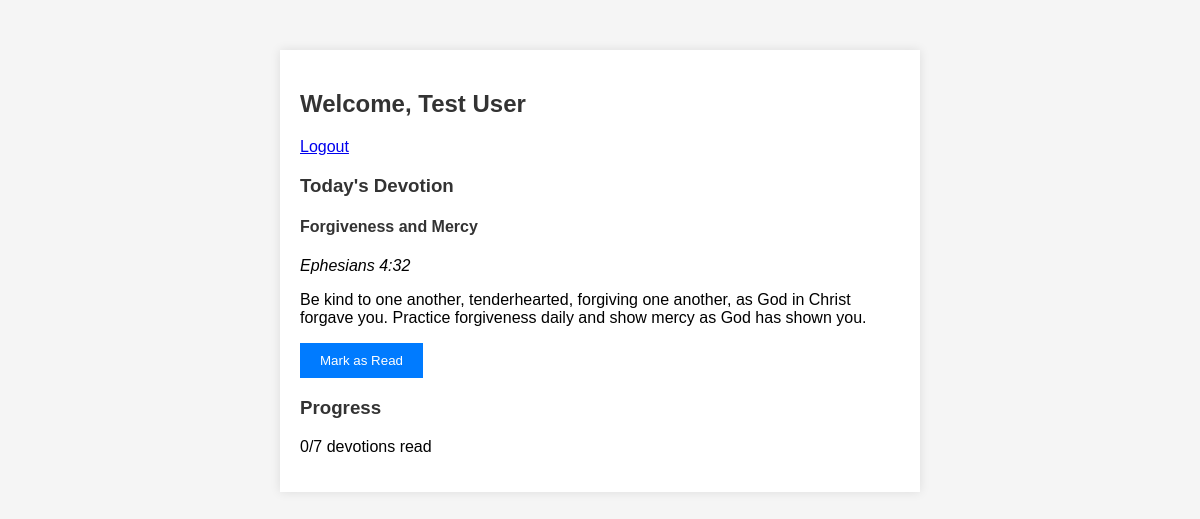
/index.php (signed in), run on the app's committed database.
### tables this page shows
CREATE TABLE IF NOT EXISTS devotions (
    id INT AUTO_INCREMENT PRIMARY KEY,
    title VARCHAR(255) NOT NULL,
    scripture VARCHAR(255) NOT NULL,
    content TEXT NOT NULL,
    date DATE NOT NULL
);

### public/index.php (the view, shortened to what this page needs)
<?php
require_once "../config/config.php";
$user_id = $_SESSION['user_id'];
$user_name = $_SESSION['user_name'];
$today = date('Y-m-d');
$stmt = $conn->prepare("SELECT * FROM devotions WHERE DATE(date)=? LIMIT 1");
$stmt->bind_param("s", $today);
$stmt->execute();
$devotion = $stmt->get_result()->fetch_assoc();
$is_read = false;
if ($devotion) {
    $stmt2 = $conn->prepare("SELECT * FROM user_progress WHERE user_id=? AND devotion_id=? LIMIT 1");
    $stmt2->bind_param("ii", $user_id, $devotion['id']);
    $stmt2->execute();
    $is_read = $stmt2->get_result()->num_rows > 0;
}
$total_read = $conn->query("SELECT COUNT(*) as cnt FROM user_progress WHERE user_id=$user_id")->fetch_assoc()['cnt'];
$total_devotions = $conn->query("SELECT COUNT(*) as cnt FROM devotions")->fetch_assoc()['cnt'];
?>
<!DOCTYPE html>
<html>
<head>
    <link rel="stylesheet" href="style.css">
</head>
<body>
<div class="container">
    <h2>Welcome, <?= htmlspecialchars($user_name) ?></h2>
    <p><a href="logout.php">Logout</a></p>
    <h3>Today's Devotion</h3>
    <?php if ($devotion): ?>
        <h4><?= htmlspecialchars($devotion['title']) ?></h4>
        <p><em><?= htmlspecialchars($devotion['scripture']) ?></em></p>
        <p><?= nl2br(htmlspecialchars($devotion['content'])) ?></p>
        <?php if ($is_read): ?>
            <p><strong>You have marked this devotion as read ✅</strong></p>
        <?php else: ?>
            <form method="POST">
                <button type="submit" name="mark_read">Mark as Read</button>
            </form>
        <?php endif; ?>
    <?php else: ?>
        <p>No devotion for today.</p>
    <?php endif; ?>
    <h3>Progress</h3>
    <p><?= $total_read ?>/<?= $total_devotions ?> devotions read</p>
</div>
</body>
</html>

### public/style.css (style rules this page uses)
body { font-family: Arial, sans-serif; background: #f5f5f5; margin:0; padding:0; }
.container { width: 90%; max-width: 600px; margin: 50px auto; background: #fff; padding: 20px; box-shadow: 0px 0px 10px rgba(0,0,0,0.1); }
h2,h3,h4 { color: #333; }
button { padding: 10px 20px; background: #007bff; color:#fff; border:none; cursor:pointer; }

### data on the page
devotions: title "Forgiveness and Mercy", scripture "Ephesians 4:32", content "Be kind to one another, tenderhearted, forgiving one another, as God in Christ forgave you. Practice forgiveness daily and show mercy as God has shown you."

### other printed values
$user_name "Test User"
$total_read "0"
$total_devotions "7"
